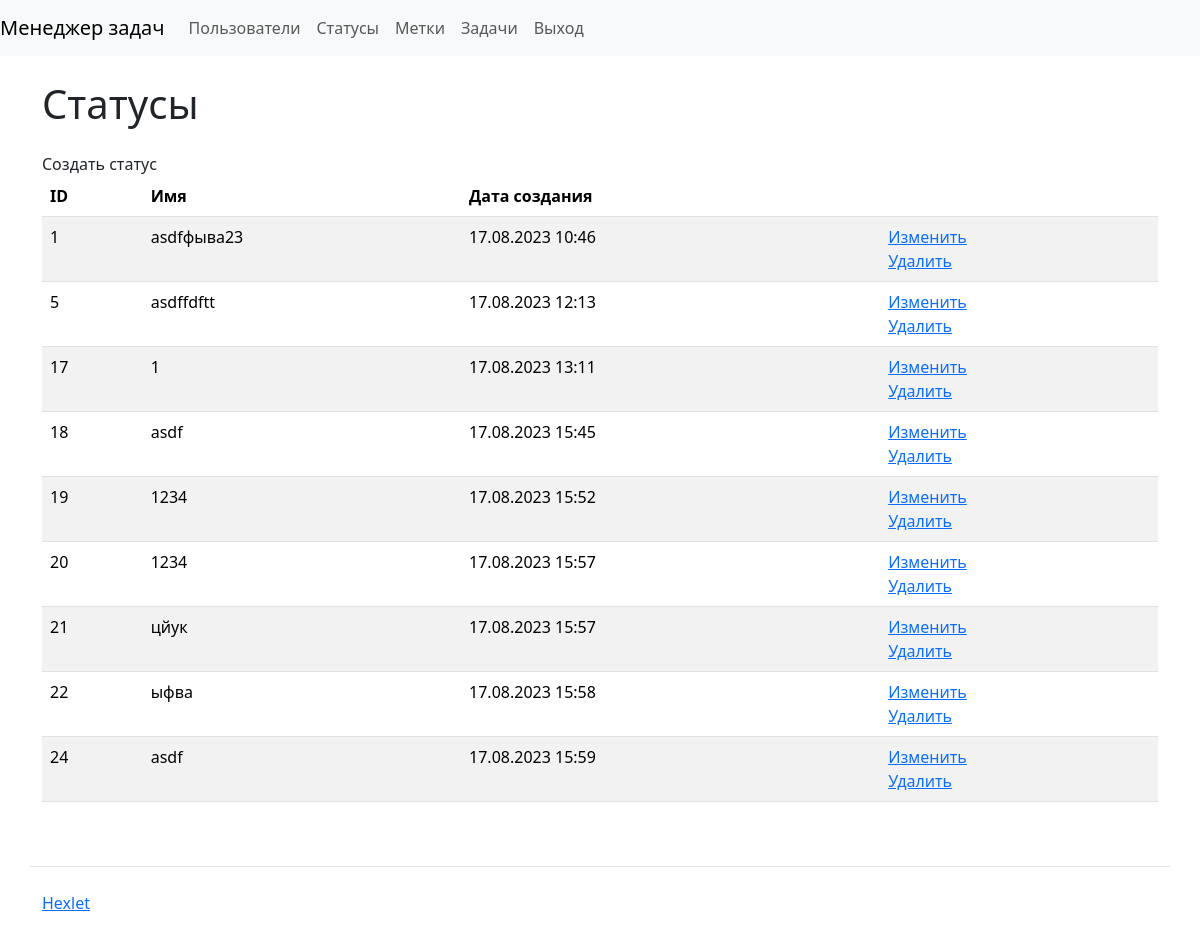
Before: /statuses/ (signed in) with the older database file.
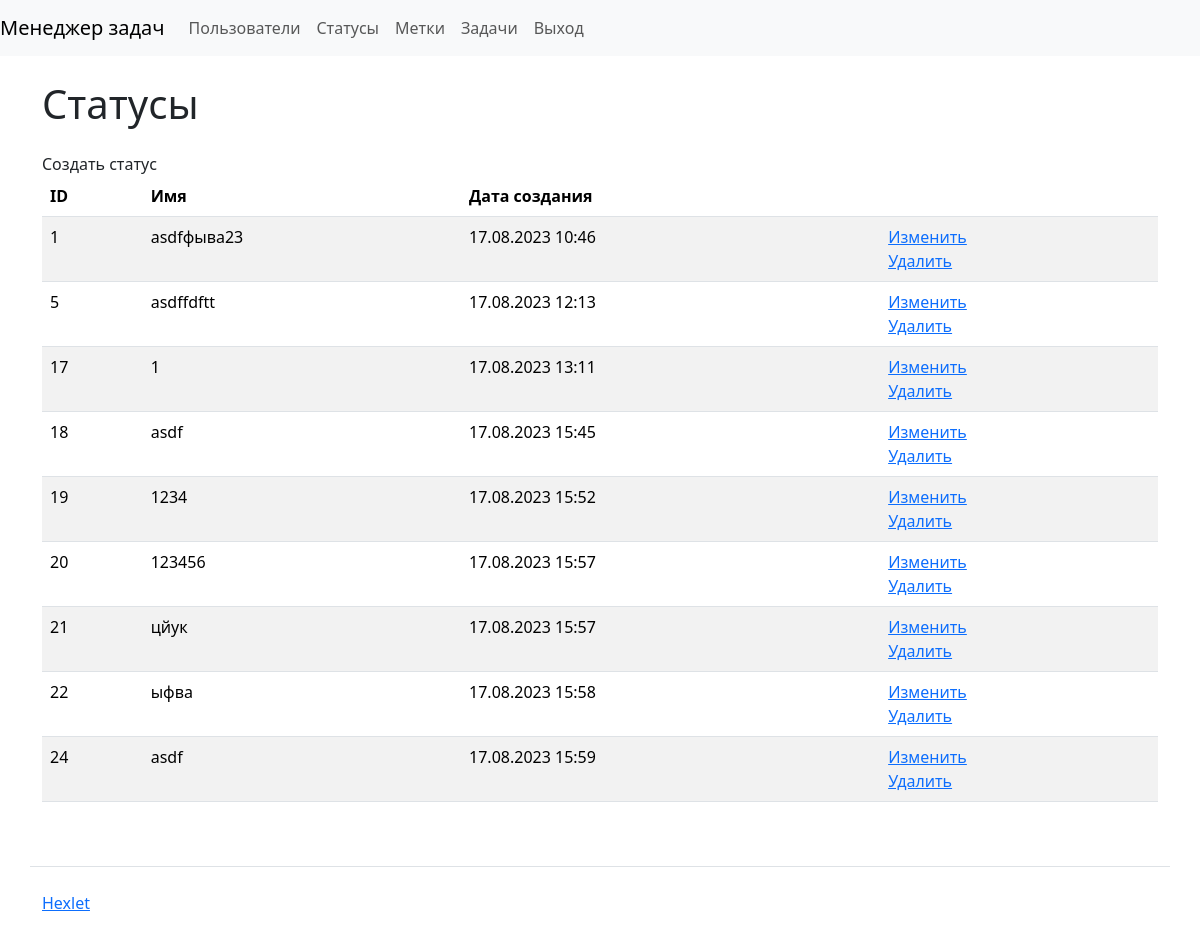
After: the same page with the newer database file.
### task_manager/statuses/models.py (models this page shows, shortened)
class Status(models.Model):
    name = models.CharField(max_length=255)
    date_joined = DateTimeField(auto_now_add=True)

### task_manager/statuses/views.py (the view)
# urls.py: path('', views.StatusShow.as_view(), name='statuses'),
class StatusShow(CustomLoginRequiredMixin, View):
    def get(self, request, *args, **kwargs):
        statuses = Status.objects.all()
        return render(request, 'statuses/statuses.html', {
            'statuses': statuses,
        })

### task_manager/mixins.py (called while the page is built)
    def dispatch(self, request, *args, **kwargs):
        if not request.user.is_authenticated:
            messages.error(request, self.permission_denied_message)
        return super().dispatch(request, *args, **kwargs)

### task_manager/templates/statuses/statuses.html
{% extends "index.html" %}
{% block content %}
<h1 class="my-4"> Статусы</h1>
<a class="nav-link" href="{% url 'create_status' %}">Создать статус</a>
<table class="table table-striped">
    <thead>
      <tr>
        <th>ID</th>
        <th>Имя</th>
        <th>Дата создания</th>
        <th></th>
      </tr>
    </thead>
    <tbody>
        {% for status in statuses %}
        <tr>
          <td>{{ status.id }}</td>
          <td>{{ status.name }}</td>
          <td>{{ status.date_joined|date:'d.m.Y H:i' }}</td>
          <td>
            <a href="{% url 'edit_status' status.pk %}">Изменить</a>
            <br>
            <a href="{% url 'delete_status' status.pk %}">Удалить</a>
          </td>
        </tr>
        {% endfor %}
    </tbody>
</table>
{% endblock %}

Changed rows visible on the page:
changed Status id 20: name "1234" → "123456"
